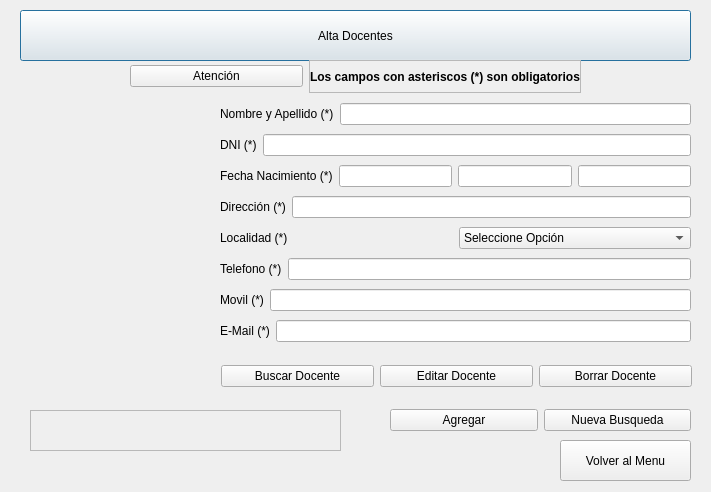
<?xml version="1.0" encoding="UTF-8"?>
<ui version="4.0">
 <class>DialogAltaDocente</class>
 <widget class="QDialog" name="DialogAltaDocente">
  <property name="geometry">
   <rect>
    <x>0</x>
    <y>0</y>
    <width>711</width>
    <height>492</height>
   </rect>
  </property>
  <property name="windowTitle">
   <string>Alta Docentes</string>
  </property>
  <property name="windowIcon">
   <iconset>
    <activeon>:/icons/pix/oxygen/48x48/actions/list-resource-add.png</activeon>
   </iconset>
  </property>
  <widget class="QPushButton" name="pushButton">
   <property name="geometry">
    <rect>
     <x>20</x>
     <y>10</y>
     <width>671</width>
     <height>51</height>
    </rect>
   </property>
   <property name="text">
    <string>Alta Docentes</string>
   </property>
   <property name="icon">
    <iconset>
     <activeon>:/icons/pix/oxygen/48x48/actions/list-resource-add.png</activeon>
    </iconset>
   </property>
   <property name="iconSize">
    <size>
     <width>32</width>
     <height>32</height>
    </size>
   </property>
  </widget>
  <widget class="QLabel" name="label">
   <property name="geometry">
    <rect>
     <x>30</x>
     <y>100</y>
     <width>161</width>
     <height>291</height>
    </rect>
   </property>
   <property name="text">
    <string/>
   </property>
   <property name="pixmap">
    <pixmap resource="icons.qrc">:/icons/pix/oxygen/breaktime.jpg</pixmap>
   </property>
   <property name="scaledContents">
    <bool>true</bool>
   </property>
  </widget>
  <widget class="QPushButton" name="back">
   <property name="geometry">
    <rect>
     <x>560</x>
     <y>440</y>
     <width>131</width>
     <height>41</height>
    </rect>
   </property>
   <property name="text">
    <string>Volver al Menu</string>
   </property>
   <property name="icon">
    <iconset>
     <activeon>:/icons/pix/oxygen/48x48/actions/go-first-view.png</activeon>
    </iconset>
   </property>
   <property name="iconSize">
    <size>
     <width>22</width>
     <height>22</height>
    </size>
   </property>
  </widget>
  <widget class="QLabel" name="mensaje">
   <property name="geometry">
    <rect>
     <x>30</x>
     <y>410</y>
     <width>311</width>
     <height>41</height>
    </rect>
   </property>
   <property name="font">
    <font>
     <weight>75</weight>
     <bold>true</bold>
    </font>
   </property>
   <property name="frameShape">
    <enum>QFrame::StyledPanel</enum>
   </property>
   <property name="frameShadow">
    <enum>QFrame::Raised</enum>
   </property>
   <property name="text">
    <string/>
   </property>
   <property name="alignment">
    <set>Qt::AlignCenter</set>
   </property>
  </widget>
  <widget class="QWidget" name="layoutWidget">
   <property name="geometry">
    <rect>
     <x>220</x>
     <y>100</y>
     <width>471</width>
     <height>251</height>
    </rect>
   </property>
   <layout class="QVBoxLayout" name="verticalLayout">
    <item>
     <layout class="QHBoxLayout" name="horizontalLayout">
      <item>
       <widget class="QLabel" name="label_2">
        <property name="text">
         <string>Nombre y Apellido (*)</string>
        </property>
       </widget>
      </item>
      <item>
       <widget class="QLineEdit" name="nompreApellido">
        <property name="alignment">
         <set>Qt::AlignRight|Qt::AlignTrailing|Qt::AlignVCenter</set>
        </property>
       </widget>
      </item>
     </layout>
    </item>
    <item>
     <layout class="QHBoxLayout" name="horizontalLayout_2">
      <item>
       <widget class="QLabel" name="label_3">
        <property name="text">
         <string>DNI (*)</string>
        </property>
       </widget>
      </item>
      <item>
       <widget class="QLineEdit" name="dni">
        <property name="alignment">
         <set>Qt::AlignRight|Qt::AlignTrailing|Qt::AlignVCenter</set>
        </property>
       </widget>
      </item>
     </layout>
    </item>
    <item>
     <layout class="QHBoxLayout" name="horizontalLayout_4">
      <item>
       <widget class="QLabel" name="label_4">
        <property name="text">
         <string>Fecha Nacimiento (*)</string>
        </property>
       </widget>
      </item>
      <item>
       <layout class="QHBoxLayout" name="horizontalLayout_3">
        <item>
         <widget class="QLineEdit" name="dia">
          <property name="alignment">
           <set>Qt::AlignCenter</set>
          </property>
         </widget>
        </item>
        <item>
         <widget class="QLineEdit" name="mes">
          <property name="alignment">
           <set>Qt::AlignCenter</set>
          </property>
         </widget>
        </item>
        <item>
         <widget class="QLineEdit" name="anio">
          <property name="alignment">
           <set>Qt::AlignCenter</set>
          </property>
         </widget>
        </item>
       </layout>
      </item>
     </layout>
    </item>
    <item>
     <layout class="QHBoxLayout" name="horizontalLayout_5">
      <item>
       <widget class="QLabel" name="label_5">
        <property name="text">
         <string>Dirección (*)</string>
        </property>
       </widget>
      </item>
      <item>
       <widget class="QLineEdit" name="direccion">
        <property name="alignment">
         <set>Qt::AlignRight|Qt::AlignTrailing|Qt::AlignVCenter</set>
        </property>
       </widget>
      </item>
     </layout>
    </item>
    <item>
     <layout class="QHBoxLayout" name="horizontalLayout_6">
      <item>
       <widget class="QLabel" name="label_6">
        <property name="text">
         <string>Localidad (*)</string>
        </property>
       </widget>
      </item>
      <item>
       <widget class="QComboBox" name="localidad">
        <item>
         <property name="text">
          <string>Seleccione Opción</string>
         </property>
        </item>
        <item>
         <property name="text">
          <string>CABA</string>
         </property>
        </item>
        <item>
         <property name="text">
          <string>Avellaneda</string>
         </property>
        </item>
        <item>
         <property name="text">
          <string>Gerli</string>
         </property>
        </item>
        <item>
         <property name="text">
          <string>Lanus</string>
         </property>
        </item>
        <item>
         <property name="text">
          <string>Remedios de Escalada</string>
         </property>
        </item>
        <item>
         <property name="text">
          <string>Banfield</string>
         </property>
        </item>
        <item>
         <property name="text">
          <string>Lomas de Zamora</string>
         </property>
        </item>
        <item>
         <property name="text">
          <string>Temperley</string>
         </property>
        </item>
        <item>
         <property name="text">
          <string>Adrogue</string>
         </property>
        </item>
        <item>
         <property name="text">
          <string>Burzaco</string>
         </property>
        </item>
        <item>
         <property name="text">
          <string>San Vicente</string>
         </property>
        </item>
        <item>
         <property name="text">
          <string>San José</string>
         </property>
        </item>
        <item>
         <property name="text">
          <string>Quilmes</string>
         </property>
        </item>
        <item>
         <property name="text">
          <string>Wilde</string>
         </property>
        </item>
        <item>
         <property name="text">
          <string>Berazategui</string>
         </property>
        </item>
        <item>
         <property name="text">
          <string>Ensenada</string>
         </property>
        </item>
        <item>
         <property name="text">
          <string>Claypole</string>
         </property>
        </item>
       </widget>
      </item>
     </layout>
    </item>
    <item>
     <layout class="QHBoxLayout" name="horizontalLayout_7">
      <item>
       <widget class="QLabel" name="label_7">
        <property name="text">
         <string>Telefono (*)</string>
        </property>
       </widget>
      </item>
      <item>
       <widget class="QLineEdit" name="telefono">
        <property name="alignment">
         <set>Qt::AlignRight|Qt::AlignTrailing|Qt::AlignVCenter</set>
        </property>
       </widget>
      </item>
     </layout>
    </item>
    <item>
     <layout class="QHBoxLayout" name="horizontalLayout_8">
      <item>
       <widget class="QLabel" name="label_8">
        <property name="text">
         <string>Movil (*)</string>
        </property>
       </widget>
      </item>
      <item>
       <widget class="QLineEdit" name="movil">
        <property name="alignment">
         <set>Qt::AlignRight|Qt::AlignTrailing|Qt::AlignVCenter</set>
        </property>
       </widget>
      </item>
     </layout>
    </item>
    <item>
     <layout class="QHBoxLayout" name="horizontalLayout_9">
      <item>
       <widget class="QLabel" name="label_9">
        <property name="text">
         <string>E-Mail (*)</string>
        </property>
       </widget>
      </item>
      <item>
       <widget class="QLineEdit" name="email">
        <property name="inputMethodHints">
         <set>Qt::ImhEmailCharactersOnly</set>
        </property>
        <property name="alignment">
         <set>Qt::AlignRight|Qt::AlignTrailing|Qt::AlignVCenter</set>
        </property>
       </widget>
      </item>
     </layout>
    </item>
   </layout>
  </widget>
  <widget class="QWidget" name="layoutWidget">
   <property name="geometry">
    <rect>
     <x>221</x>
     <y>360</y>
     <width>471</width>
     <height>33</height>
    </rect>
   </property>
   <layout class="QHBoxLayout" name="horizontalLayout_10">
    <item>
     <widget class="QPushButton" name="buscar">
      <property name="text">
       <string>Buscar Docente</string>
      </property>
      <property name="icon">
       <iconset>
        <activeon>:/icons/pix/oxygen/48x48/status/meeting-observer.png</activeon>
       </iconset>
      </property>
      <property name="iconSize">
       <size>
        <width>22</width>
        <height>22</height>
       </size>
      </property>
     </widget>
    </item>
    <item>
     <widget class="QPushButton" name="editar">
      <property name="text">
       <string>Editar Docente</string>
      </property>
      <property name="icon">
       <iconset>
        <activeon>:/icons/pix/oxygen/48x48/status/meeting-participant-optional.png</activeon>
       </iconset>
      </property>
      <property name="iconSize">
       <size>
        <width>22</width>
        <height>22</height>
       </size>
      </property>
     </widget>
    </item>
    <item>
     <widget class="QPushButton" name="borrar">
      <property name="text">
       <string>Borrar Docente</string>
      </property>
      <property name="icon">
       <iconset>
        <activeon>:/icons/pix/oxygen/48x48/status/meeting-participant-reply.png</activeon>
       </iconset>
      </property>
      <property name="iconSize">
       <size>
        <width>22</width>
        <height>22</height>
       </size>
      </property>
     </widget>
    </item>
   </layout>
  </widget>
  <widget class="QWidget" name="layoutWidget">
   <property name="geometry">
    <rect>
     <x>390</x>
     <y>400</y>
     <width>301</width>
     <height>41</height>
    </rect>
   </property>
   <layout class="QHBoxLayout" name="horizontalLayout_11">
    <item>
     <widget class="QPushButton" name="pushButton_5">
      <property name="text">
       <string>Agregar</string>
      </property>
      <property name="icon">
       <iconset>
        <activeon>:/icons/pix/oxygen/48x48/actions/mail-mark-notjunk.png</activeon>
       </iconset>
      </property>
      <property name="iconSize">
       <size>
        <width>22</width>
        <height>22</height>
       </size>
      </property>
     </widget>
    </item>
    <item>
     <widget class="QPushButton" name="nuevaBusqueda">
      <property name="text">
       <string>Nueva Busqueda</string>
      </property>
      <property name="icon">
       <iconset>
        <activeon>:/icons/pix/oxygen/48x48/actions/object-rotate-left.png</activeon>
       </iconset>
      </property>
      <property name="iconSize">
       <size>
        <width>22</width>
        <height>22</height>
       </size>
      </property>
     </widget>
    </item>
   </layout>
  </widget>
  <widget class="QWidget" name="layoutWidget_2">
   <property name="geometry">
    <rect>
     <x>130</x>
     <y>60</y>
     <width>451</width>
     <height>33</height>
    </rect>
   </property>
   <layout class="QHBoxLayout" name="horizontalLayout_12">
    <item>
     <widget class="QPushButton" name="pushButton_2">
      <property name="text">
       <string>Atención</string>
      </property>
      <property name="icon">
       <iconset>
        <activeon>:/icons/pix/oxygen/48x48/status/security-medium.png</activeon>
       </iconset>
      </property>
      <property name="iconSize">
       <size>
        <width>22</width>
        <height>22</height>
       </size>
      </property>
     </widget>
    </item>
    <item>
     <widget class="QLabel" name="label_11">
      <property name="font">
       <font>
        <weight>75</weight>
        <bold>true</bold>
       </font>
      </property>
      <property name="frameShape">
       <enum>QFrame::StyledPanel</enum>
      </property>
      <property name="frameShadow">
       <enum>QFrame::Raised</enum>
      </property>
      <property name="text">
       <string>Los campos con asteriscos (*) son obligatorios</string>
      </property>
      <property name="alignment">
       <set>Qt::AlignCenter</set>
      </property>
     </widget>
    </item>
   </layout>
  </widget>
 </widget>
 <resources>
  <include location="icons.qrc"/>
 </resources>
 <connections/>
</ui>
